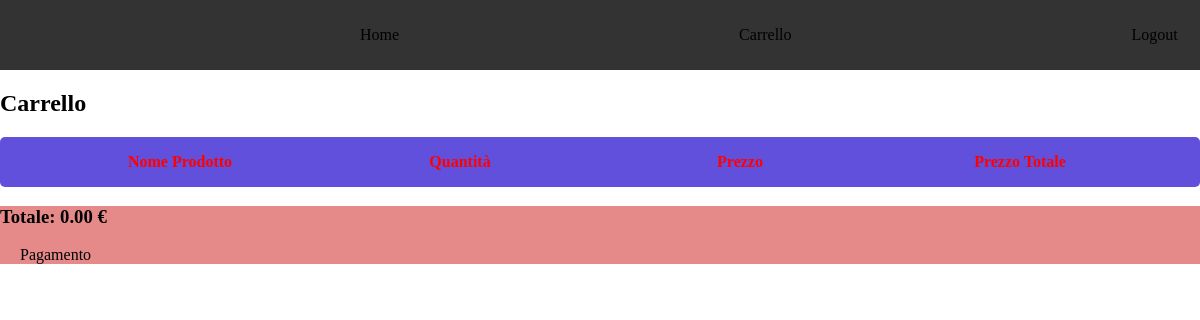
Before: /carrello/ (signed in) with the older database file.
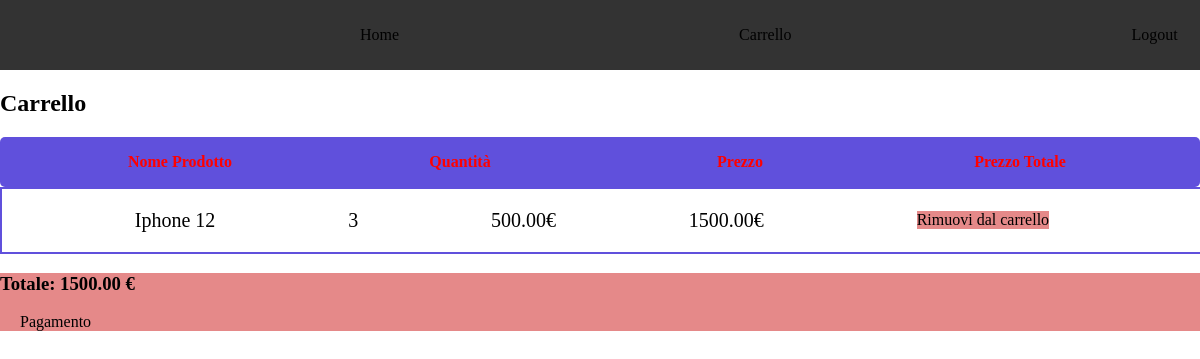
After: the same page with the newer database file.
### polls/models.py (models this page shows, shortened)
class Carrello(models.Model):
    id = models.UUIDField(default=uuid.uuid4, primary_key=True)
    user = models.OneToOneField(User, on_delete=models.CASCADE)
    completato = models.BooleanField(default=False)
    @property
    def prezzo_complessivo_carrello(self):
        elementi_carrello = self.elementiCarrello.all()
        return sum(elemento.prezzo for elemento in elementi_carrello)
    @property
    def numero_elementi(self):
        elementi_carrello = self.elementiCarrello.all()
        return sum(elemento.quantita for elemento in elementi_carrello)

class ElementoCarrello(models.Model):
    prodotto = models.ForeignKey(Prodotto, on_delete=models.CASCADE, related_name="elementi")
    carrello = models.ForeignKey(Carrello, on_delete=models.CASCADE, related_name="elementiCarrello")
    quantita = models.IntegerField(default=0)
    @property
    def prezzo(self):
        return self.prodotto.prezzo * self.quantita

class Prodotto(models.Model):
    nome = models.TextField(default='Nome di default')
    descrizione = models.TextField(default='Descrizione di default')
    prezzo = models.DecimalField(max_digits=10, decimal_places=2)

### polls/views.py (the view)
# urls.py: path('carrello/', views.carrello, name="carrello"),
def carrello(request):
    carrello = None
    elementiCarrello = []
    if request.user.is_authenticated:
        carrello, creato = Carrello.objects.get_or_create(user=request.user, completato=False)
        elementiCarrello = carrello.elementiCarrello.all()
    if carrello.numero_elementi == 0:
        context = {"carrello": carrello, "elementiCarrello": elementiCarrello}
        return render(request, "polls/Carrello.html", context)
    context = {"carrello": carrello, "elementiCarrello": elementiCarrello}
    return render(request, "polls/Carrello.html", context)

### polls/templates/polls/Carrello.html (shortened to what this page needs)
<!DOCTYPE html>
{% load static %}
<html lang="en">
    <head>
        <link rel="stylesheet" type="text/css" href="{% static 'css/home.css' %}">
    </head>
    <body>
        <nav class="barraHome">
            <ul class="navItem">
                <li><a href="{% url 'home' %}"> Home </a></li>
                <li><a href="{% url 'carrello' %}"> Carrello </a></li>
                <li><a href="{% url 'logout' %}"> Logout </a></li>
            </ul>
        </nav>
        <div class="carrello">
          <h2> Carrello </h2>
          <div class="descrizione">
            <div class="infoProd"> <h4> Nome Prodotto </h4> </div>
            <div class="infoProd"> <h4> Quantità </h4> </div>
            <div class="infoProd"> <h4> Prezzo </h4> </div>
            <div class="infoProd"> <h4> Prezzo Totale </h4> </div>
          </div>
          <div class="contenitoreProdotti">
          {% if elementiCarrello|length > 0 %}
            {% for oggetto in elementiCarrello %}
                {% if oggetto.quantita > 0 %}
                    <div class="oggetto">
                      <div class="infoOggetto">
                        <p> {{oggetto.prodotto.nome}} </p>
                      </div>
                      <div class="nome"> <p id="quantita"> {{oggetto.quantita}} </p> </div>
                      <div class="nome"> <p> {{oggetto.prodotto.prezzo}}€ </p> </div>
                      <div class="nome"> <p> {{oggetto.prezzo}}€ </p> </div>
                      <a href="{% url 'rimuovi_dal_carrello' oggetto.prodotto.id %}" class="rimuovi_dal_carrello"> Rimuovi dal carrello </a>
                    </div>
               {% endif %}
            {% endfor %}
            {% endif %}
          </div>
              {% if not elementiCarrello.count <= 0 %}
              <div class="pagamento">
                <h3> Totale: {{carrello.prezzo_complessivo_carrello}} € </h3>
                <a href="{% url 'pagamento' %}"> Pagamento </a>
              </div>
        {% endif %}
        </div>
    </body>
</html>

Changed rows visible on the page:
now on this page (row edited): ElementoCarrello: prodotto.nome "Iphone 12", quantita "3", prodotto.prezzo "500.00", prezzo "1500.00"
changed through a linked row, Carrello: prezzo_complessivo_carrello "0.00" → "1500.00"
